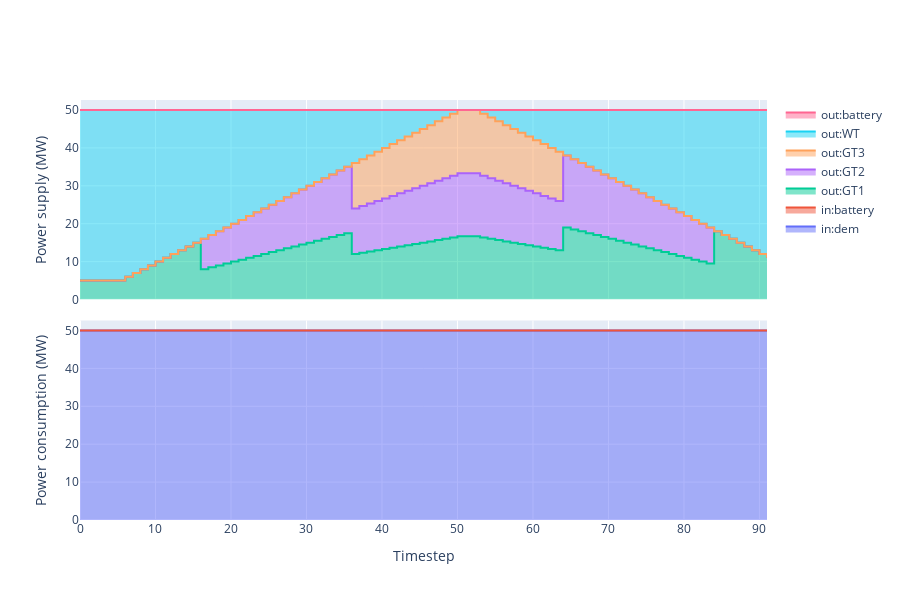

The notebook cell this image was saved under:
### Code cell
oogeso.plots.plot_SumPowerMix(simulator,carrier="el").show()

### Figure 1 — Plotly figure (JSON) as saved in the notebook; plotly's stock layout.template omitted (floating-point values rounded to 4 significant figures)
{"data": [{"legendgroup": "dem", "line": {"shape": "hv"}, "name": "in:dem", "stackgroup": "in", "type": "scatter", "x": [0, 1, 2, 3, 4, 5, 6, 7, 8, 9, 10, 11, 12, 13, 14, 15, 16, 17, 18, 19, 20, 21, 22, 23, 24, 25, 26, 27, 28, 29, 30, 31, 32, 33, 34, 35, 36, 37, 38, 39, 40, 41, 42, 43, 44, 45, 46, 47, 48, 49, 50, 51, 52, 53, 54, 55, 56, 57, 58, 59, 60, 61, 62, 63, 64, 65, 66, 67, 68, 69, 70, 71, 72, 73, 74, 75, 76, 77, 78, 79, 80, 81, 82, 83, 84, 85, 86, 87, 88, 89, 90, 91], "xaxis": "x2", "y": [50, 50, 50, 50, 50, 50, 50, 50, 50, 50, 50, 50, 50, 50, 50, 50, 50, 50, 50, 50, 50, 50, 50, 50, 50, 50, 50, 50, 50, 50, 50, 50, 50, 50, 50, 50, 50, 50, 50, 50, 50, 50, 50, 50, 50, 50, 50, 50, 50, 50, 50, 50, 50, 50, 50, 50, 50, 50, 50, 50, 50, 50, 50, 50, 50, 50, 50, 50, 50, 50, 50, 50, 50, 50, 50, 50, 50, 50, 50, 50, 50, 50, 50, 50, 50, 50, 50, 50, 50, 50, 50, 50], "yaxis": "y2"}, {"legendgroup": "battery", "line": {"shape": "hv"}, "name": "in:battery", "stackgroup": "in", "type": "scatter", "x": [0, 1, 2, 3, 4, 5, 6, 7, 8, 9, 10, 11, 12, 13, 14, 15, 16, 17, 18, 19, 20, 21, 22, 23, 24, 25, 26, 27, 28, 29, 30, 31, 32, 33, 34, 35, 36, 37, 38, 39, 40, 41, 42, 43, 44, 45, 46, 47, 48, 49, 50, 51, 52, 53, 54, 55, 56, 57, 58, 59, 60, 61, 62, 63, 64, 65, 66, 67, 68, 69, 70, 71, 72, 73, 74, 75, 76, 77, 78, 79, 80, 81, 82, 83, 84, 85, 86, 87, 88, 89, 90, 91], "xaxis": "x2", "y": [0, 0, 0, 0, 0, 0, 0, 0, 0, 0, 0, 0, 0, 0, 0, 0, 0, 0, 0, 0, 0, 0, 0, 0, 0, 0, 0, 0, 0, 0, 0, 0, 0, 0, 0, 0, 0, 0, 0, 0, 0, 0, 0, 0, 0, 0, 0, 0, 0, 0, 0, 0, 0, 0, 0, 0, 0, 0, 0, 0, 0, 0, 0, 0, 0, 0, 0, 0, 0, 0, 0, 0, 0, 0, 0, 0, 0, 0, 0, 0, 0, 0, 0, 0, 0, 0, 0, 0, 0, 0, 0, 0], "yaxis": "y2"}, {"legendgroup": "GT1", "line": {"shape": "hv"}, "name": "out:GT1", "stackgroup": "out", "type": "scatter", "x": [0, 1, 2, 3, 4, 5, 6, 7, 8, 9, 10, 11, 12, 13, 14, 15, 16, 17, 18, 19, 20, 21, 22, 23, 24, 25, 26, 27, 28, 29, 30, 31, 32, 33, 34, 35, 36, 37, 38, 39, 40, 41, 42, 43, 44, 45, 46, 47, 48, 49, 50, 51, 52, 53, 54, 55, 56, 57, 58, 59, 60, 61, 62, 63, 64, 65, 66, 67, 68, 69, 70, 71, 72, 73, 74, 75, 76, 77, 78, 79, 80, 81, 82, 83, 84, 85, 86, 87, 88, 89, 90, 91], "xaxis": "x", "y": [5, 5, 5, 5, 5, 5, 6, 7, 8, 9, 10, 11, 12, 13, 14, 15, 8, 8.5, 9, 9.5, 10, 10.5, 11, 11.5, 12, 12.5, 13, 13.5, 14, 14.5, 15, 15.5, 16, 16.5, 17, 17.5, 12, 12.33, 12.67, 13, 13.33, 13.67, 14, 14.33, 14.67, 15, 15.33, 15.67, 16, 16.33, 16.67, 16.67, 16.67, 16.33, 16, 15.67, 15.33, 15, 14.67, 14.33, 14, 13.67, 13.33, 13, 19, 18.5, 18, 17.5, 17, 16.5, 16, 15.5, 15, 14.5, 14, 13.5, 13, 12.5, 12, 11.5, 11, 10.5, 10, 9.5, 18, 17, 16, 15, 14, 13, 12, 11], "yaxis": "y"}, {"legendgroup": "GT2", "line": {"shape": "hv"}, "name": "out:GT2", "stackgroup": "out", "type": "scatter", "x": [0, 1, 2, 3, 4, 5, 6, 7, 8, 9, 10, 11, 12, 13, 14, 15, 16, 17, 18, 19, 20, 21, 22, 23, 24, 25, 26, 27, 28, 29, 30, 31, 32, 33, 34, 35, 36, 37, 38, 39, 40, 41, 42, 43, 44, 45, 46, 47, 48, 49, 50, 51, 52, 53, 54, 55, 56, 57, 58, 59, 60, 61, 62, 63, 64, 65, 66, 67, 68, 69, 70, 71, 72, 73, 74, 75, 76, 77, 78, 79, 80, 81, 82, 83, 84, 85, 86, 87, 88, 89, 90, 91], "xaxis": "x", "y": [0, 0, 0, 0, 0, 0, 0, 0, 0, 0, 0, 0, 0, 0, 0, 0, 8, 8.5, 9, 9.5, 10, 10.5, 11, 11.5, 12, 12.5, 13, 13.5, 14, 14.5, 15, 15.5, 16, 16.5, 17, 17.5, 12, 12.33, 12.67, 13, 13.33, 13.67, 14, 14.33, 14.67, 15, 15.33, 15.67, 16, 16.33, 16.67, 16.67, 16.67, 16.33, 16, 15.67, 15.33, 15, 14.67, 14.33, 14, 13.67, 13.33, 13, 19, 18.5, 18, 17.5, 17, 16.5, 16, 15.5, 15, 14.5, 14, 13.5, 13, 12.5, 12, 11.5, 11, 10.5, 10, 9.5, 0, 0, 0, 0, 0, 0, 0, 0], "yaxis": "y"}, {"legendgroup": "GT3", "line": {"shape": "hv"}, "name": "out:GT3", "stackgroup": "out", "type": "scatter", "x": [0, 1, 2, 3, 4, 5, 6, 7, 8, 9, 10, 11, 12, 13, 14, 15, 16, 17, 18, 19, 20, 21, 22, 23, 24, 25, 26, 27, 28, 29, 30, 31, 32, 33, 34, 35, 36, 37, 38, 39, 40, 41, 42, 43, 44, 45, 46, 47, 48, 49, 50, 51, 52, 53, 54, 55, 56, 57, 58, 59, 60, 61, 62, 63, 64, 65, 66, 67, 68, 69, 70, 71, 72, 73, 74, 75, 76, 77, 78, 79, 80, 81, 82, 83, 84, 85, 86, 87, 88, 89, 90, 91], "xaxis": "x", "y": [0, 0, 0, 0, 0, 0, 0, 0, 0, 0, 0, 0, 0, 0, 0, 0, 0, 0, 0, 0, 0, 0, 0, 0, 0, 0, 0, 0, 0, 0, 0, 0, 0, 0, 0, 0, 12, 12.33, 12.67, 13, 13.33, 13.67, 14, 14.33, 14.67, 15, 15.33, 15.67, 16, 16.33, 16.67, 16.67, 16.67, 16.33, 16, 15.67, 15.33, 15, 14.67, 14.33, 14, 13.67, 13.33, 13, 0, 0, 0, 0, 0, 0, 0, 0, 0, 0, 0, 0, 0, 0, 0, 0, 0, 0, 0, 0, 0, 0, 0, 0, 0, 0, 0, 0], "yaxis": "y"}, {"legendgroup": "WT", "line": {"shape": "hv"}, "name": "out:WT", "stackgroup": "out", "type": "scatter", "x": [0, 1, 2, 3, 4, 5, 6, 7, 8, 9, 10, 11, 12, 13, 14, 15, 16, 17, 18, 19, 20, 21, 22, 23, 24, 25, 26, 27, 28, 29, 30, 31, 32, 33, 34, 35, 36, 37, 38, 39, 40, 41, 42, 43, 44, 45, 46, 47, 48, 49, 50, 51, 52, 53, 54, 55, 56, 57, 58, 59, 60, 61, 62, 63, 64, 65, 66, 67, 68, 69, 70, 71, 72, 73, 74, 75, 76, 77, 78, 79, 80, 81, 82, 83, 84, 85, 86, 87, 88, 89, 90, 91], "xaxis": "x", "y": [45, 45, 45, 45, 45, 45, 44, 43, 42, 41, 40, 39, 38, 37, 36, 35, 34, 33, 32, 31, 30, 29, 28, 27, 26, 25, 24, 23, 22, 21, 20, 19, 18, 17, 16, 15, 14, 13, 12, 11, 10, 9, 8, 7, 6, 5, 4, 3, 2, 1, 0, 0, 0, 1, 2, 3, 4, 5, 6, 7, 8, 9, 10, 11, 12, 13, 14, 15, 16, 17, 18, 19, 20, 21, 22, 23, 24, 25, 26, 27, 28, 29, 30, 31, 32, 33, 34, 35, 36, 37, 38, 39], "yaxis": "y"}, {"legendgroup": "battery", "line": {"shape": "hv"}, "name": "out:battery", "stackgroup": "out", "type": "scatter", "x": [0, 1, 2, 3, 4, 5, 6, 7, 8, 9, 10, 11, 12, 13, 14, 15, 16, 17, 18, 19, 20, 21, 22, 23, 24, 25, 26, 27, 28, 29, 30, 31, 32, 33, 34, 35, 36, 37, 38, 39, 40, 41, 42, 43, 44, 45, 46, 47, 48, 49, 50, 51, 52, 53, 54, 55, 56, 57, 58, 59, 60, 61, 62, 63, 64, 65, 66, 67, 68, 69, 70, 71, 72, 73, 74, 75, 76, 77, 78, 79, 80, 81, 82, 83, 84, 85, 86, 87, 88, 89, 90, 91], "xaxis": "x", "y": [0, 0, 0, 0, 0, 0, 0, 0, 0, 0, 0, 0, 0, 0, 0, 0, 0, 0, 0, 0, 0, 0, 0, 0, 0, 0, 0, 0, 0, 0, 0, 0, 0, 0, 0, 0, 0, 0, 0, 0, 0, 0, 0, 0, 0, 0, 0, 0, 0, 0, 0, 0, 0, 0, 0, 0, 0, 0, 0, 0, 0, 0, 0, 0, 0, 0, 0, 0, 0, 0, 0, 0, 0, 0, 0, 0, 0, 0, 0, 0, 0, 0, 0, 0, 0, 0, 0, 0, 0, 0, 0, 0], "yaxis": "y"}], "layout": {"height": 600, "legend": {"traceorder": "reversed"}, "xaxis": {"anchor": "y", "domain": [0, 1], "matches": "x2", "showticklabels": false, "title": {"text": ""}}, "xaxis2": {"anchor": "y2", "domain": [0, 1], "title": {"text": "Timestep"}}, "yaxis": {"anchor": "x", "domain": [0.525, 1], "title": {"text": "Power supply (MW)"}}, "yaxis2": {"anchor": "x2", "domain": [0, 0.475], "title": {"text": "Power consumption (MW)"}}}}
